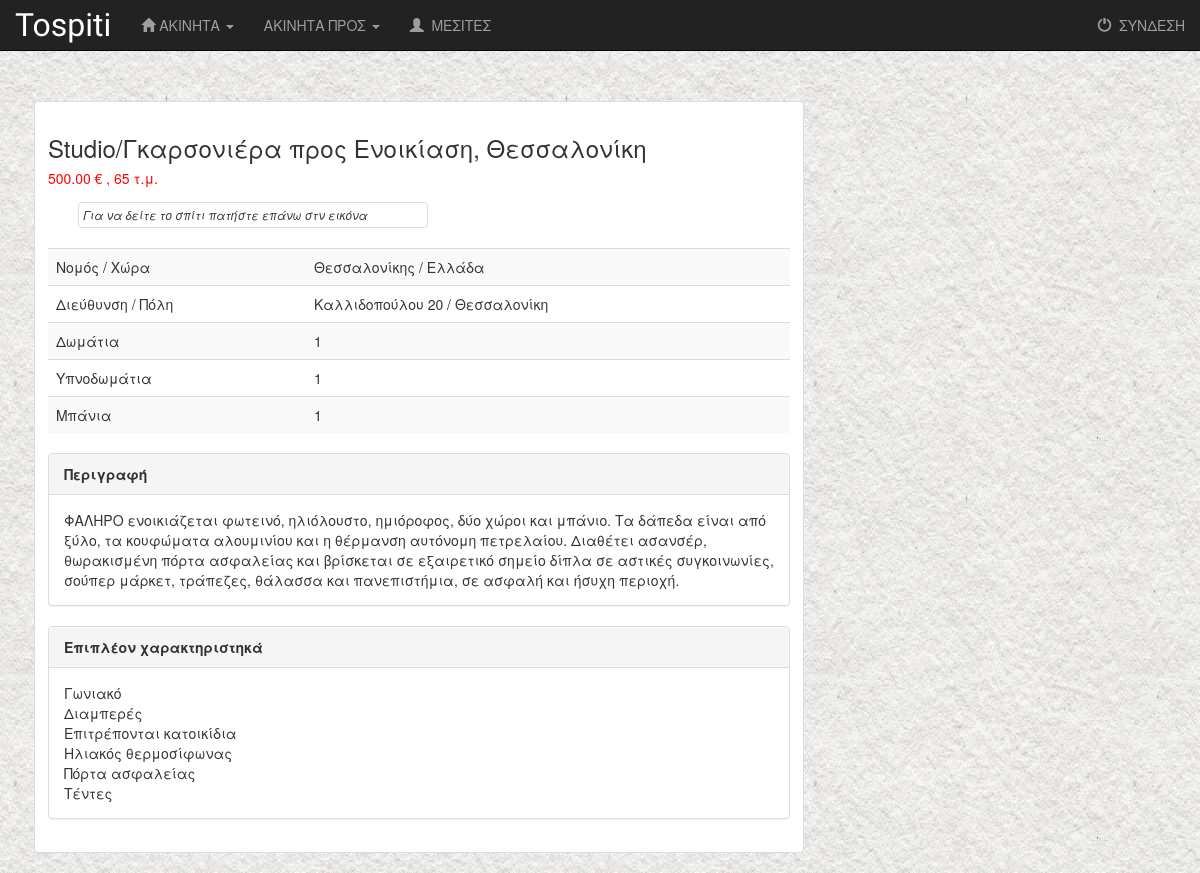
/tospiti/properties/3/, run on the app's committed database.
### tospiti/models.py (models this page shows, shortened)
class Property(models.Model):
    id_prop = models.AutoField(primary_key = True)
    prop_category = models.ForeignKey('Prop_Category', related_name='properties',verbose_name='Είδος κατοικίας')
    prop_genre = models.ForeignKey('Prop_Genre', related_name='properties', verbose_name='Προς')
    price = models.FloatField(blank=True, null=True, verbose_name='Τιμή')
    squaremeters = models.IntegerField(blank=True, null=True, verbose_name='Τετραγωνικά')
    rooms = models.IntegerField(blank=True, null=True, verbose_name='Δωμάτια')
    bedrooms = models.IntegerField(blank=True, null=True, verbose_name='Υπνοδωμάτια')
    bathrooms = models.IntegerField(blank=True, null=True, verbose_name='Μπάνια')
    area = models.FloatField(blank=True, null=True, verbose_name='Χώροι')
    description = models.TextField(blank=True, null=True, verbose_name='Σύντομη περιγραφή')
    country = models.CharField(max_length=255, blank=True, null=True, verbose_name='Χώρα')
    region = models.CharField(max_length=255, blank=True, null=True, verbose_name='Νομός')
    city = models.CharField(max_length=255, blank=True, null=True, verbose_name='Πόλη')
    address = models.CharField(max_length=255, blank=True, null=True, verbose_name='Διεύθυνση')
    zipcode = models.CharField(max_length=255, blank=True, null=True, verbose_name='Τ.Κ.')
    agent = models.ForeignKey('Agent', related_name='properties', verbose_name='Μεσίτης')
    created_date = models.DateTimeField(default=timezone.now, verbose_name='Ημερομηνία Δημιουργίας')
    publised_date = models.DateTimeField(blank=True, null=True, verbose_name='Ημερομινία Δημοσίευσης')
    class Meta:
        verbose_name = 'Ακινήτο'
        verbose_name_plural = 'Ακίνητα'

class Prop_Category(models.Model):
    id_prop_cat = models.AutoField(primary_key = True)
    description = models.CharField(max_length=255)
    class Meta:
        verbose_name = 'Κατηγορία Ακινήτου'
        verbose_name_plural = 'Κατηγορίες Ακινήτων'
    def __str__(self):
        return self.description

class Prop_Genre(models.Model):
    id_prop_gen = models.AutoField(primary_key = True)
    description = models.CharField(max_length=255)
    class Meta:
        verbose_name = 'Ακίνητο προς'
        verbose_name_plural = 'Ακίνητα προς'
    def __str__(self):
        return self.description

class Prop_Facility(models.Model):
    id_prop_fac = models.AutoField(primary_key = True)
    property = models.ForeignKey('Property', related_name='prop_facilities')
    facility = models.ForeignKey('Facility', related_name='prop_facilities')
    class Meta:
        verbose_name = 'Property_Facility'
        verbose_name_plural = 'Property_Facilities'

class Facility(models.Model):
    id_fac = models.AutoField(primary_key = True)
    description = models.CharField(max_length=255)
    class Meta:
        verbose_name = 'Επιπρόσθετο στοιχείο'
        verbose_name_plural = 'Επιπρόσθετα στοιχεία'

### tospiti/views.py (the view)
# urls.py: url(r'^properties/(?P<pk>[0-9]+)/$', views.DetailView.as_view(), name='detail'),
class DetailView(generic.DetailView):
    queryset = Property.objects.all()
    template_name = 'tospiti/detail.html'

### tospiti/templates/tospiti/detail.html (shortened to what this page needs)
{% extends 'tospiti/base.html' %}
{% block body %}
    <div class="row1">
    <div class="form-row">
        <div class="col-md-8" style="left: 5mm">
            <div class="thumbnail">
                <div class="caption">
                    <h3>{{ property.prop_category }} προς {{ property.prop_genre }}, {{ property.city }}</h3>
                    <h5 style="color:red">{{ property.price|floatformat:2 }} &#8364; , {{ property.squaremeters }} τ.μ.</h5>
                    <div class="container" style="padding-top: 5px">
                        <div class="row portfolio">
                            <div class="col-sm-4 col-md-4">
                                <div class="thumbnail">
                                    <figcaption style="font-style: italic; font-size: smaller">Για να δείτε το σπίτι πατήστε επάνω στν εικόνα</figcaption>
                                </div>
                            </div>
                        </div>
                    </div>
                    <div class="">
                        <table class="table table-striped">
                            <tbody>
                            <tr>
                                <td>Νομός / Χώρα</td>
                                <td>{{ property.region }} / {{ property.country }}</td>
                            </tr>
                            <tr>
                                <td>Διεύθυνση / Πόλη</td>
                                <td>{{ property.address }} / {{ property.city }}</td>
                            </tr>
                            <tr>
                                <td>Δωμάτια</td>
                                <td>{{ property.rooms }}</td>
                            </tr>
                            <tr>
                                <td>Υπνοδωμάτια</td>
                                <td>{{ property.bedrooms }}</td>
                            </tr>
                            <tr>
                                <td>Μπάνια</td>
                                <td>{{ property.bathrooms }}</td>
                            </tr>
                            </tbody>
                        </table>
                    </div>
                    <div class="">
                        <div class="panel panel-default">
                            <div class="panel-heading"><b>Περιγραφή</b></div>
                            <div class="panel-body">{{ property.description }}</div>
                        </div>
                    </div>
                    <div class="">
                        <div class="panel panel-default">
                            <div class="panel-heading"><b>Επιπλέον χαρακτηριστηκά</b></div>
                            <div class="panel-body">
                                {% for prop_facility in property.prop_facilities.all %}
                                    {{ prop_facility.facility.description }} <br/>
                                {% endfor %}
                            </div>
                        </div>
                    </div>
                </div>
            </div>
        </div>
    </div>
    </div>
{% endblock %}

### tospiti/templates/tospiti/base.html (shortened to what this page needs)
<!DOCTYPE html>
<div lang="en">
    <head>
        {% load staticfiles %}
        <link rel="stylesheet" href="https://maxcdn.bootstrapcdn.com/bootstrap/3.3.7/css/bootstrap.min.css"/>
        <link rel="stylesheet" type="text/css" href="{% static 'tospiti/style.css' %}" />
        <link rel="stylesheet" type="text/css" href="{% static 'tospiti/carousel.css' %}" />
    </head>
    <body>
    <div>
        <div class="row">
                <nav class="navbar navbar-inverse navbar-fixed-top">
                    <div class="container-fluid">
                        <div class="navbar-header">
                            <a class="navbar-brand" href="{% url 'tospiti:homepage' %}">Tospiti</a>
                        </div>
                        <div class="collapse navbar-collapse" id="topNavBar">
                            <ul class="nav navbar-nav">
                                <li class="">
                                    <a href="#" class="dropdown-toggle" data-toggle="dropdown" role="button" aria-haspopup="true" aria-expanded="false"><span class="glyphicon glyphicon-home" aria-hidden="true"></span>  ΑΚΙΝΗΤΑ <span class="caret"></span></a>
                                </li>
                                <li class="dropdown">
                                    <a href="#" class="dropdown-toggle" data-toggle="dropdown" role="button" aria-haspopup="true" aria-expanded="false">  ΑΚΙΝΗΤΑ ΠΡΟΣ <span class="caret"></span></a>
                                </li>
                                <li class="">
                                    <a href="{% url 'tospiti:agents' %}">
                                        <span class="glyphicon glyphicon-user" aria-hidden="true"></span>&nbsp; ΜΕΣΙΤΕΣ
                                    </a>
                                </li>
                            </ul>
                            <ul class="nav navbar-nav navbar-right">
                                <li class="">
                                    <a href="/admin">
                                        <span class="glyphicon glyphicon-off" aria-hidden="true"></span>&nbsp; ΣΥΝΔΕΣΗ
                                    </a>
                                </li>
                            </ul>
                        </div>
                    </div>
                </nav>
            </div>
        </div>
    </div>
            {% block body %}
            {% endblock %}
    </body>
</html>

### tospiti/static/tospiti/style.css (style rules this page uses)
body { background: white url("images/background.png"); }
.navbar { border-radius: 0; }
.navbar-brand { font-size: xx-large; font-family: 'Satisfy', cursive; }
.row { margin: 0; }
.row1 { margin-top: 100px; }

### data on the page
Property: prop_category "Studio/Γκαρσονιέρα", prop_genre "Ενοικίαση", city "Θεσσαλονίκη", price "500.00", squaremeters "65", region "Θεσσαλονίκης", country "Ελλάδα", address "Καλλιδοπούλου 20", rooms "1", bedrooms "1", bathrooms "1", description "ΦΑΛΗΡΟ ενοικιάζεται φωτεινό, ηλιόλουστο, ημιόροφος, δύο χώροι και μπάνιο. Τα δάπεδα είναι από ξύλο, τα κουφώματα αλουμινίου και η θέρμανση αυτόνομη πετρελαίου. Διαθέτει ασανσέρ, θωρακισμένη πόρτα ασφαλείας και βρίσκεται σε εξαιρετικό σημείο δίπλα σε αστικές συγκοινωνίες, σούπερ μάρκετ, τράπεζες, θάλασσα και πανεπιστήμια, σε ασφαλή και ήσυχη περιοχή."
Prop_Facility: facility.description "Γωνιακό"
Prop_Facility: facility.description "Διαμπερές"
Prop_Facility: facility.description "Επιτρέπονται κατοικίδια"
Prop_Facility: facility.description "Ηλιακός θερμοσίφωνας"
Prop_Facility: facility.description "Πόρτα ασφαλείας"
Prop_Facility: facility.description "Τέντες"
